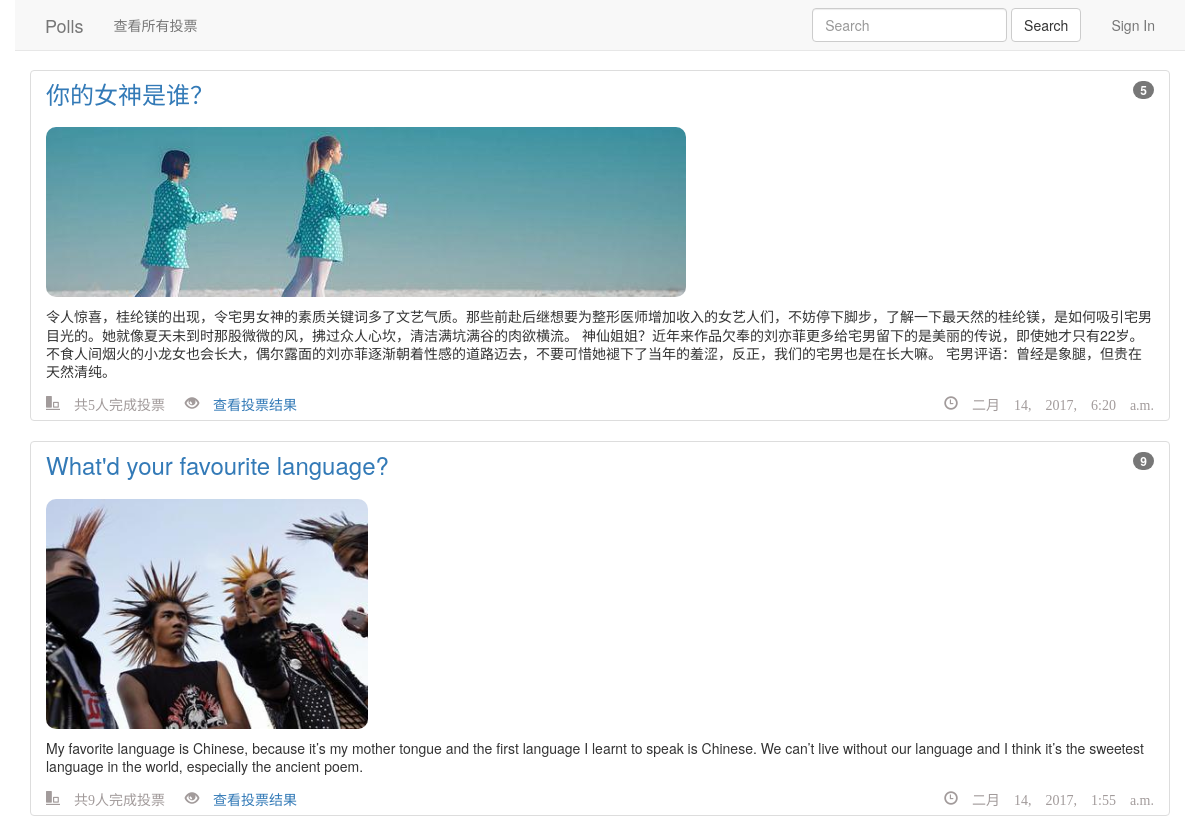
/polls/, run on an earlier commit of the app's database.
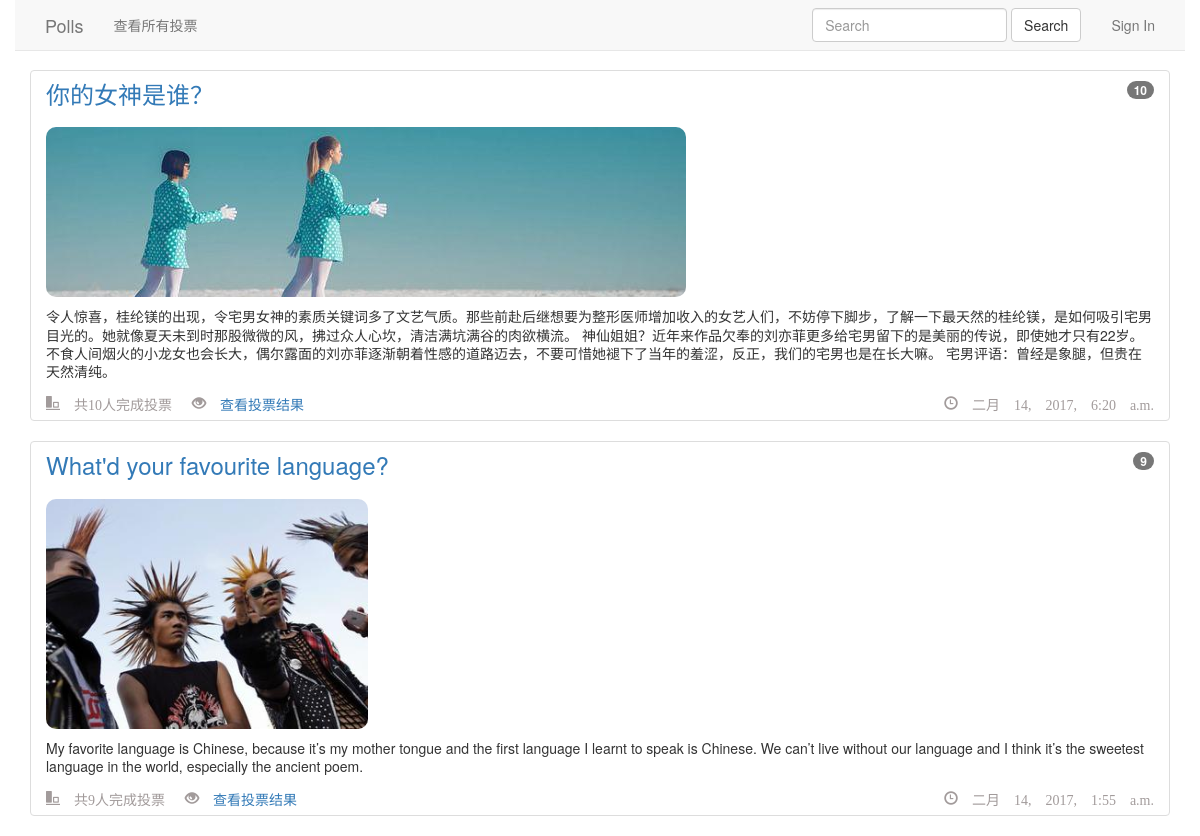
And on a later commit of the database.
### polls/models.py (models this page shows, shortened)
@python_2_unicode_compatible
class Question(models.Model):
    DISACTIVE = 0
    ACTIVE = 1
    QUESTION_STATUS_CHOICES = (
        (DISACTIVE, '已停用'),
        (ACTIVE, '正常'),
    )
    question_text = models.CharField(max_length=200, verbose_name='问题内容')
    desc_text = models.TextField(max_length=500, verbose_name='调查描述', default='', blank=True)
    pub_date = models.DateTimeField('发布时间')
    img = models.ImageField(upload_to='polls/img/', default='', verbose_name='图片地址', blank=True)
    status = models.IntegerField(default=1, choices=QUESTION_STATUS_CHOICES, verbose_name='状态')
    def getVotesNum(self):
        choices = self.choice_set.all()
        votenum = 0
        for choice in choices:
            votenum += choice.votes
        return votenum
    def hasImg(self):
        return self.img != ''
    class Meta:
        verbose_name = '投票问题'
        verbose_name_plural = '投票问题'

@python_2_unicode_compatible
class Choice(models.Model):
    question = models.ForeignKey(Question, on_delete=models.CASCADE)
    choice_text = models.CharField(max_length=200, verbose_name='选项内容')
    votes = models.IntegerField(default=0, verbose_name='投票数')
    class Meta:
        verbose_name = '投票选项'
        verbose_name_plural = '投票选项'

### polls/views.py (the view)
@require_http_methods(['GET'])
def index(request):
    questions = Question.objects.order_by('-pub_date').filter(status=Question.ACTIVE)[:5]
    return render(request, "list.html", {
        'questions': questions
    })

### polls/templates/list.html
{% extends 'base.html' %}
{% block content %}
    {% for question in questions %}
    <ul class="list-group">
        <li class="list-group-item">
            <span class="badge visible-lg">{{ question.getVotesNum }}</span>
            <h3 class="list-group-item-heading"><a href="{% url 'polls:vote' question.id %}">{{ question.question_text }}</a></h3>
            {% if question.hasImg %}
                <img class="img-responsive" style="max-height: 230px; margin-bottom: 10px; margin-top: 20px; border-radius: 10px;" src="/media/{{ question.img }}">
            {% endif %}
            <p class="list-group-item-text">
                {{ question.desc_text }}
            </p>
            <p style="color: #a29b9b; height: 20px; padding-top: 15px;">
                <span class="glyphicon glyphicon-object-align-bottom pull-left"> 共{{ question.getVotesNum }}人完成投票</span>
                <span class="glyphicon glyphicon-eye-open pull-left" style="margin-left: 20px;"> <a href="{% url 'polls:detail' question.id %}">查看投票结果</a></span>
                <span class="glyphicon glyphicon-time pull-right"> {{ question.pub_date }}</span>
            </p>
        </li>
    </ul>
    {% empty %}
        <h3>暂无最新投票</h3>
    {% endfor %}
{% endblock %}

What changed in the data, as far as the page shows it:
changed through a linked row, Question "你的女神是谁？": getVotesNum "5" → "10"
